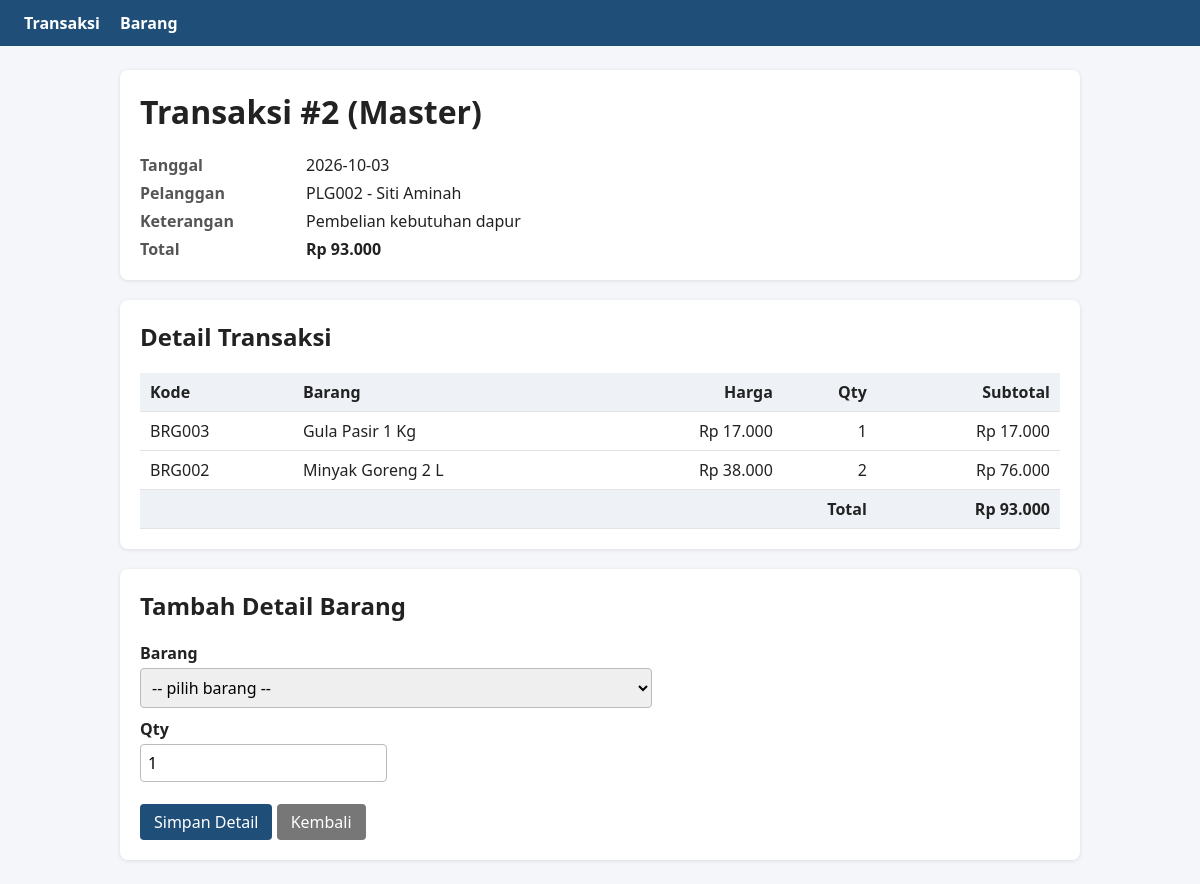
The page /Modul-6/25-113_Abdul_Rahman_Malik/data_penjualan/detail.php?id=2 on the database its author committed.
### tables this page shows
CREATE TABLE transaksi (
  id               INT AUTO_INCREMENT PRIMARY KEY,
  waktu_transaksi  DATE NOT NULL,
  keterangan       TEXT,
  total            INT NOT NULL DEFAULT 0,
  pelanggan_id     VARCHAR(20) NOT NULL,
  CONSTRAINT fk_transaksi_pelanggan FOREIGN KEY (pelanggan_id)
    REFERENCES pelanggan(id) ON DELETE RESTRICT ON UPDATE CASCADE
);

CREATE TABLE pelanggan (
  id            VARCHAR(20) PRIMARY KEY,
  nama          VARCHAR(100) NOT NULL,
  jenis_kelamin ENUM('L','P') NOT NULL,
  telp          VARCHAR(12),
  alamat        TEXT
);

CREATE TABLE transaksi_detail (
  transaksi_id INT NOT NULL,
  barang_id    INT NOT NULL,
  harga        INT NOT NULL,
  qty          INT NOT NULL,
  PRIMARY KEY (transaksi_id, barang_id),
  CONSTRAINT fk_detail_transaksi FOREIGN KEY (transaksi_id)
    REFERENCES transaksi(id) ON DELETE CASCADE ON UPDATE CASCADE,
  CONSTRAINT fk_detail_barang FOREIGN KEY (barang_id)
    REFERENCES barang(id) ON DELETE RESTRICT ON UPDATE CASCADE
);

CREATE TABLE barang (
  id          INT AUTO_INCREMENT PRIMARY KEY,
  kode_barang VARCHAR(10) NOT NULL UNIQUE,
  nama_barang VARCHAR(100) NOT NULL,
  harga       INT NOT NULL,
  stok        INT NOT NULL DEFAULT 0,
  supplier_id INT NOT NULL,
  CONSTRAINT fk_barang_supplier FOREIGN KEY (supplier_id)
    REFERENCES supplier(id) ON DELETE RESTRICT ON UPDATE CASCADE
);

### Modul-6/25-113_Abdul_Rahman_Malik/data_penjualan/detail.php (the view, shortened to what this page needs)
<?php
require 'koneksi.php';
$id = (int)($_GET['id'] ?? 0);
$st = $koneksi->prepare(
  "SELECT t.*, p.nama AS pelanggan FROM transaksi t
   JOIN pelanggan p ON p.id = t.pelanggan_id WHERE t.id = ?");
$st->bind_param('i', $id);
$st->execute();
$master = $st->get_result()->fetch_assoc();
$st = $koneksi->prepare(
  "SELECT d.barang_id, b.kode_barang, b.nama_barang, d.harga, d.qty, (d.harga*d.qty) AS subtotal
   FROM transaksi_detail d JOIN barang b ON b.id = d.barang_id
   WHERE d.transaksi_id = ? ORDER BY b.nama_barang");
$st->bind_param('i', $id);
$st->execute();
$detail = $st->get_result();
?>
<div class="card">
  <h1>Transaksi #<?= $master['id'] ?> (Master)</h1>
  <div class="meta">
    <b>Tanggal</b><span><?= e($master['waktu_transaksi']) ?></span>
    <b>Pelanggan</b><span><?= e($master['pelanggan_id'] . ' - ' . $master['pelanggan']) ?></span>
    <b>Keterangan</b><span><?= e($master['keterangan']) ?></span>
    <b>Total</b><span><strong><?= rupiah($master['total']) ?></strong></span>
  </div>
</div>
<div class="card">
  <h2>Detail Transaksi</h2>
  <table>
    <tr><th>Kode</th><th>Barang</th><th class="r">Harga</th><th class="r">Qty</th><th class="r">Subtotal</th></tr>
    <?php while ($d = $detail->fetch_assoc()): ?>
    <tr>
      <td><?= e($d['kode_barang']) ?></td>
      <td><?= e($d['nama_barang']) ?></td>
      <td class="r"><?= rupiah($d['harga']) ?></td>
      <td class="r"><?= $d['qty'] ?></td>
      <td class="r"><?= rupiah($d['subtotal']) ?></td>
    </tr>
    <?php endwhile; ?>
    <tr><th colspan="4" class="r">Total</th><th class="r"><?= rupiah($master['total']) ?></th></tr>
  </table>
</div>
<div class="card">
  <h2>Tambah Detail Barang</h2>
  <form method="post" action="simpan_detail.php">
    <label>Barang</label>
    <select name="barang_id" required>
      <option value="">-- pilih barang --</option>
    </select>
    <label>Qty</label>
    <input type="number" name="qty" min="1" value="1" required><br><br>
    <button class="btn" type="submit">Simpan Detail</button>
    <a class="btn gray" href="index.php">Kembali</a>
  </form>
</div>

### Modul-6/25-113_Abdul_Rahman_Malik/data_penjualan/koneksi.php (style rules this page uses)
body { font-family:Segoe UI,Arial,sans-serif;margin:0;background:#f4f6f9;color:#222 }
.card { background:#fff;border-radius:8px;padding:20px;margin-bottom:20px;box-shadow:0 1px 4px rgba(0,0,0,.1) }
h1,h2 { margin-top:0 }
table { width:100%;border-collapse:collapse }
th,td { padding:8px 10px;border-bottom:1px solid #e3e3e3;text-align:left }
th { background:#eef2f7 }
td.r,th.r { text-align:right }
input,select,textarea { padding:7px;border:1px solid #bbb;border-radius:4px;font:inherit }
label { display:block;margin:10px 0 4px;font-weight:600 }
.btn { display:inline-block;padding:7px 14px;border:0;border-radius:4px;background:#1f4e79;color:#fff;cursor:pointer;text-decoration:none;font:inherit }
.btn.gray { background:#777 }
.meta { display:grid;grid-template-columns:160px 1fr;gap:6px }
.meta b { color:#555 }

### rows shown on the page
transaksi: id "2", waktu_transaksi "2026-10-03", pelanggan.nama "PLG002 - Siti Aminah", keterangan "Pembelian kebutuhan dapur", total "Rp 93.000"
transaksi_detail: barang.kode_barang "BRG003", barang.nama_barang "Gula Pasir 1 Kg", harga "Rp 17.000", qty "1", subtotal "Rp 17.000"
transaksi_detail: barang.kode_barang "BRG002", barang.nama_barang "Minyak Goreng 2 L", harga "Rp 38.000", qty "2", subtotal "Rp 76.000"
